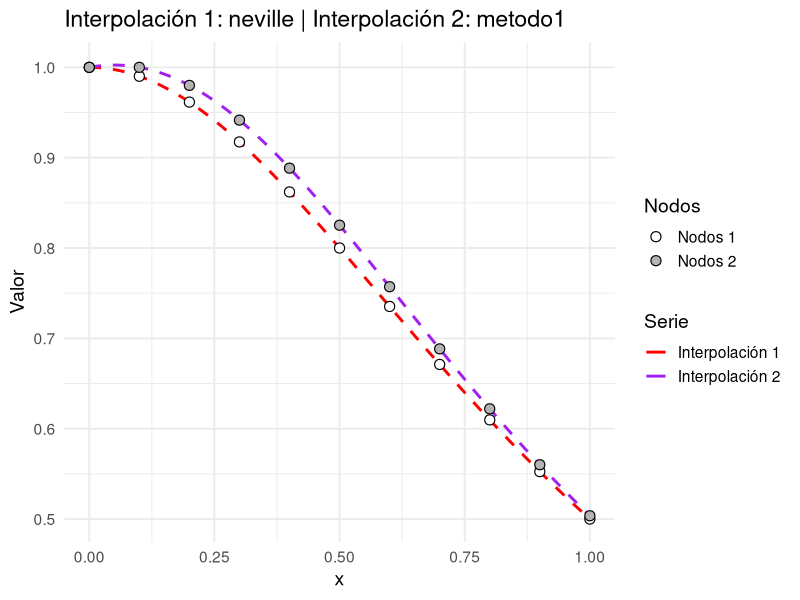
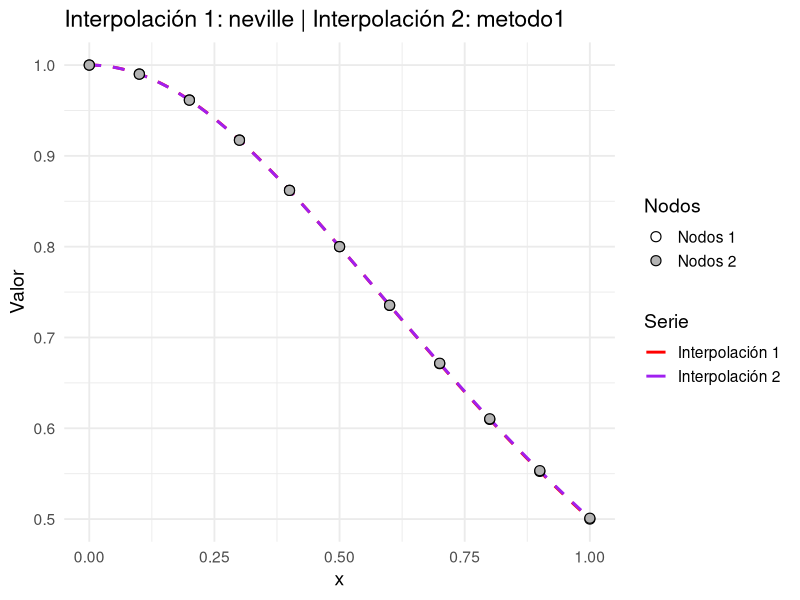
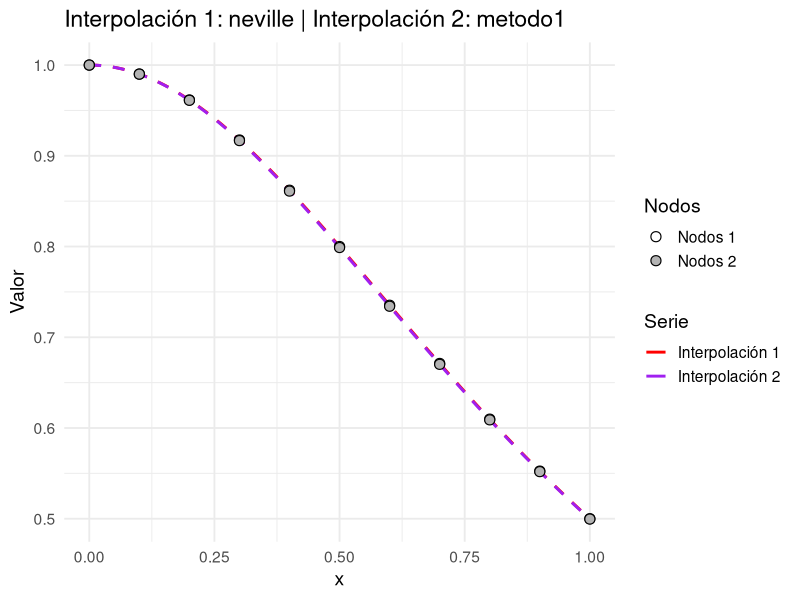
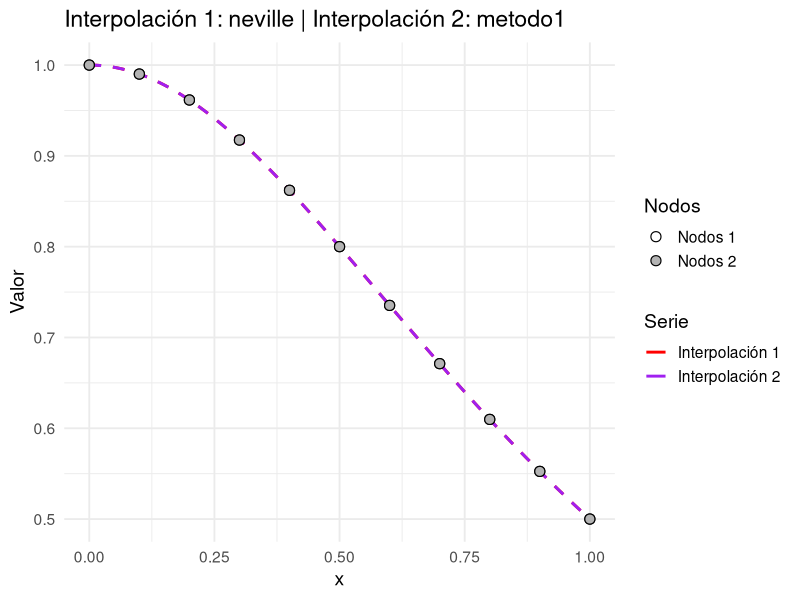
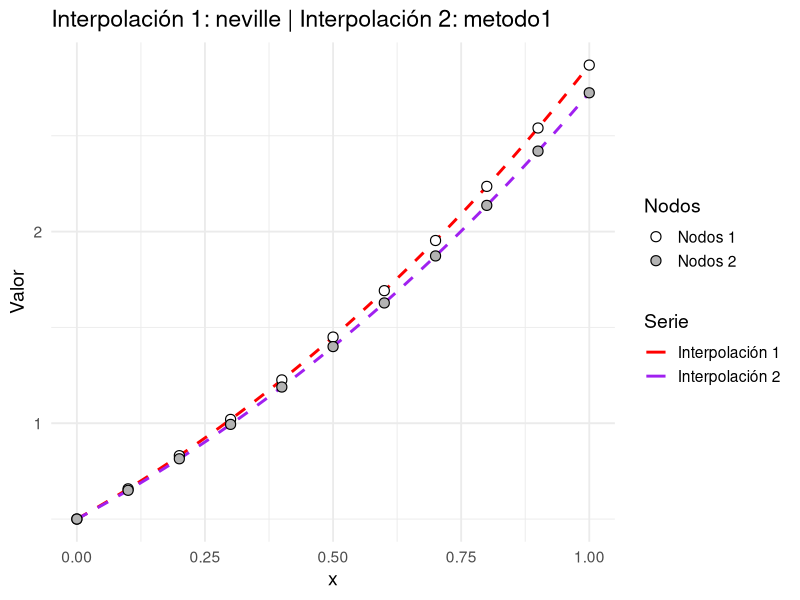
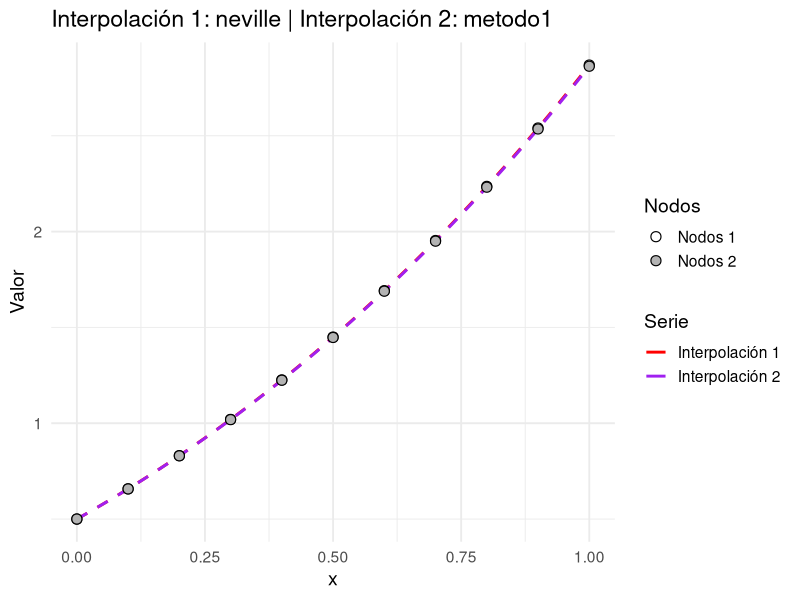
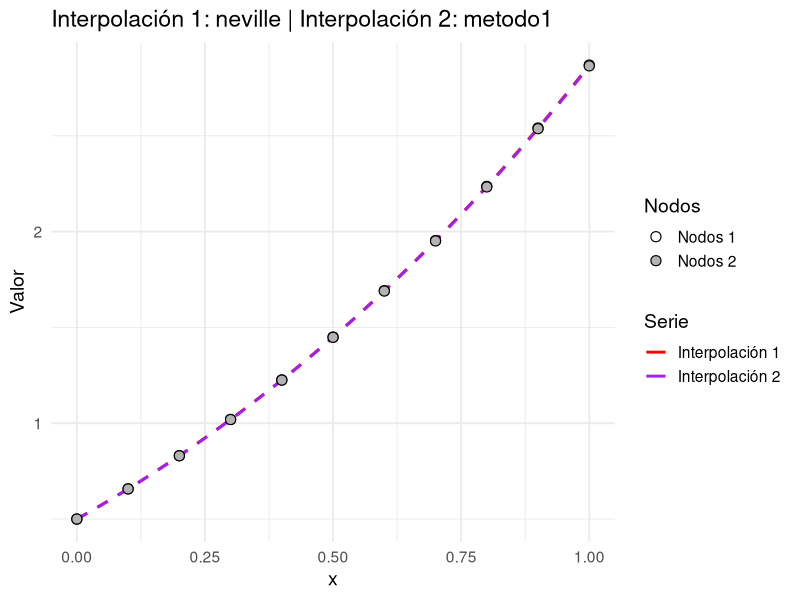
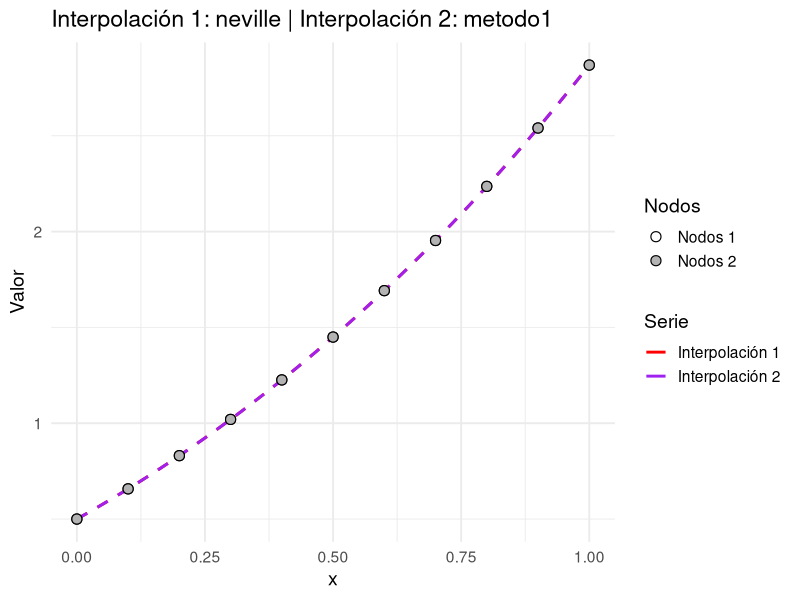

Source code (R) for these figures, in order:
## ---- chunk 1
#| include: false

library(tidyverse)
neville <- function(nodos, valores, x) {
  stopifnot(is.numeric(nodos),
            is.numeric(valores),
            length(nodos) == length(valores))
  n <- length(nodos)
  Q <- matrix(NA_real_, nrow = n, ncol = n)
  
  # Columna inicial con valores de Y
  Q[, 1] <-  valores
  
  # Construccion de la tabla de Neville
  for (i in 2:n) {
    for (j in 2:i) {
      numerador <- ((x - nodos[i - j + 1]) * Q[i, j - 1] - (x - nodos[i]) * Q[i -
                                                                                1, j - 1])
      denominador <- nodos[i] - nodos[i - j + 1]
      Q[i, j] <-  numerador / denominador
    }
  }
  return(list(valor = Q[n, n], tabla = Q))
}


graficar.polinomio <- function(nodos1,
                               a,
                               b,
                               metodo1,
                               f1 = NULL,
                               valores1 = NULL,
                               nodos2 = NULL,
                               metodo2 = metodo1,
                               f2 = NULL,
                               valores2 = NULL,
                               f.referencia = NULL) {
  stopifnot(is.numeric(nodos1), length(nodos1) >= 2)

  if (is.null(f1) == is.null(valores1)) {
    stop("Para el primer conjunto debe proveer exactamente uno: 'f1' o 'valores1'.")
  }

  tiene.segundo <- !is.null(nodos2)

  if (tiene.segundo) {
    stopifnot(is.numeric(nodos2), length(nodos2) >= 2)
    if (is.null(f2) == is.null(valores2)) {
      stop("Para el segundo conjunto debe proveer exactamente uno: 'f2' o 'valores2'.")
    }
  }

  if (!is.null(f1)) {
    stopifnot(is.function(f1))
    valores_nodos_1 <- f1(nodos1)
  } else {
    stopifnot(is.numeric(valores1), length(valores1) == length(nodos1))
    valores_nodos_1 <- valores1
  }

  if (tiene.segundo) {
    if (!is.null(f2)) {
      stopifnot(is.function(f2))
      valores_nodos_2 <- f2(nodos2)
    } else {
      stopifnot(is.numeric(valores2), length(valores2) == length(nodos2))
      valores_nodos_2 <- valores2
    }
  } else {
    valores_nodos_2 <- NULL
  }

  H1 <- function(x) {
    vapply(
      x,
      function(xx)
        metodo1(nodos1, valores_nodos_1, xx)$valor,
      numeric(1)
    )
  }

  if (tiene.segundo) {
    H2 <- function(x) {
      vapply(
        x,
        function(xx)
          metodo2(nodos2, valores_nodos_2, xx)$valor,
        numeric(1)
      )
    }
  } else {
    H2 <- NULL
  }

  xi <- seq(a, b, length.out = 400)

  fx1.col <- if (!is.null(f1)) f1(xi) else NA_real_

  if (tiene.segundo) {
    fx2.col <- if (!is.null(f2)) f2(xi) else NA_real_
  } else {
    fx2.col <- NA_real_
  }

  fx.ref.col <- if (!is.null(f.referencia)) {
    stopifnot(is.function(f.referencia))
    f.referencia(xi)
  } else {
    NA_real_
  }

  df_plot <- data.frame(
    x        = xi,
    H1x      = H1(xi),
    H2x      = if (tiene.segundo) H2(xi) else NA_real_,
    fx1      = fx1.col,
    fx2      = fx2.col,
    fx.ref   = fx.ref.col
  )

  df_nodos_1 <- data.frame(x = nodos1, y = valores_nodos_1)

  if (tiene.segundo) {
    df_nodos_2 <- data.frame(x = nodos2, y = valores_nodos_2)
  }

  p <- ggplot(df_plot, aes(x = x))
  
  if (!is.null(f.referencia)) {
    p <- p +
      geom_line(
        aes(y = fx.ref,
            color = "Referencia",
            linetype = "Referencia"),
        linewidth = 1
      )
  }

  if (!is.null(f1)) {
    p <- p +
      geom_line(
        aes(y = fx1,
            color = "Original 1",
            linetype = "Original 1"),
        linewidth = 1
      )
  }

  if (tiene.segundo && !is.null(f2)) {
    p <- p +
      geom_line(
        aes(y = fx2,
            color = "Original 2",
            linetype = "Original 2"),
        linewidth = 1
      )
  }

  p <- p +
    geom_line(
      aes(y = H1x,
          color = "Interpolación 1",
          linetype = "Interpolación 1"),
      linewidth = 1
    )

  if (tiene.segundo) {
    p <- p +
      geom_line(
        aes(y = H2x,
            color = "Interpolación 2",
            linetype = "Interpolación 2"),
        linewidth = 1
      )
  }

  p <- p +
    geom_point(
      data = df_nodos_1,
      aes(x = x, y = y, fill = "Nodos 1"),
      shape = 21,
      size = 3,
      stroke = .6,
      color = "black"
    )

  if (tiene.segundo) {
    p <- p +
      geom_point(
        data = df_nodos_2,
        aes(x = x, y = y, fill = "Nodos 2"),
        shape = 21,
        size = 3,
        stroke = .6,
        color = "black"
      )
  }

  p <- p +
    scale_color_manual(
      values = c(
        "Original 1"        = "blue",
        "Original 2"        = "darkgreen",
        "Interpolación 1"   = "red",
        "Interpolación 2"   = "purple",
        "Referencia"        = "orange"
      ),
      name = "Serie"
    ) +
    scale_linetype_manual(
      values = c(
        "Original 1"        = "solid",
        "Original 2"        = "solid",
        "Interpolación 1"   = "dashed",
        "Interpolación 2"   = "dashed",
        "Referencia"        = "solid"
      ),
      guide = "none"
    ) +
    scale_fill_manual(
      values = c(
        "Nodos 1" = "white",
        "Nodos 2" = "grey70"
      ),
      name = "Nodos"
    ) +
    labs(
      title = if (tiene.segundo) {
        paste0(
          "Interpolación 1: ",
          deparse(substitute(metodo1)),
          " | Interpolación 2: ",
          deparse(substitute(metodo2))
        )
      } else {
        paste0(
          "Interpolación por ",
          deparse(substitute(metodo1))
        )
      },
      y = "Valor",
      x = "x"
    ) +
    theme_minimal(base_size = 14)

  p
}

## ---- chunk 2
#| code-fold: true

metodo.euler <- function(a, b, N, alfa, f){
  h <- (b - a) / N
  t <- a
  w <- alfa
  T <- numeric(N + 1)
  W <- numeric(N + 1)
  T[1] <- t
  W[1] <- w
  for (i in 2:(N+1)) {
    W[i] <- W[i-1] + h*f(T[i-1],W[i-1])
    T[i] <- t + (i - 1)*h
  }
  
  tabla <- data.frame(t = T, w = W)
  
  return(list(t = T, w = W, tabla = tabla))
}
## ---- chunk 3
#| code-fold: true

metodo.euler.predictor.corrector <- function(a, b, N, alfa, f){
  h <- (b - a) / N
  t <- a
  w <- alfa
  T <- numeric(N + 1)
  W <- numeric(N + 1)
  T[1] <- t
  W[1] <- w
  for (i in 2:(N+1)) {
    W[i] <- W[i-1] + h*f(T[i-1],W[i-1]) #predictor
    T[i] <- T[i - 1] + h
    W[i] <- W[i-1] + (h/2)*(f(T[i-1], W[i-1]) + f(T[i], W[i])) #corrector
  }
  
  tabla <- data.frame(t = T, w = W)
  
  return(list(t = T, w = W, tabla = tabla))
}
## ---- chunk 4
#| code-fold: true

runge.kutta.punto.medio <- function(a, b, N, alfa, f){
  h <- (b - a) / N
  t <- a
  w <- alfa
  T <- numeric(N + 1)
  W <- numeric(N + 1)
  T[1] <- t
  W[1] <- w
  for (i in 2:(N+1)) {
    W[i] <- W[i-1] + h*f(T[i-1] + (h/2),W[i-1] + (h/2)*f(T[i-1], W[i-1])) #predictor
    T[i] <- T[i - 1] + h
  }
  
  tabla <- data.frame(t = T, w = W)
  
  return(list(t = T, w = W, tabla = tabla))
}
## ---- chunk 5
#| code-fold: true

runge.kutta.cuarto.orden <- function(a, b, N, alfa, f){
  h <- (b - a) / N
  t <- a
  w <- alfa
  T <- numeric(N + 1)
  W <- numeric(N + 1)
  T[1] <- t
  W[1] <- w
  for (i in 2:(N+1)) {
    k1 <- h*f(T[i-1], W[i-1])
    k2 <- h*f(T[i-1] + h/2, W[i-1] + k1/2)
    k3 <- h*f(T[i-1] + h/2, W[i-1] + k2/2)
    k4 <- h*f(T[i-1] + h, W[i-1] + k3)
    
    W[i] <- W[i-1] + (1/6)*(k1 + 2*k2 + 2*k3 + k4)
    T[i] <- T[i - 1] + h
  }
  
  tabla <- data.frame(t = T, w = W)
  
  return(list(t = T, w = W, tabla = tabla))
}
## ---- chunk 6
library(deSolve)
## ---- chunk 7
#| code-fold: true

p1.euler <- metodo.euler(0, 1, 10, 1, function(t, y) -2*t*y^2)
p1.euler.pc <- metodo.euler.predictor.corrector(0, 1, 10, 1, function(t, y) -2*t*y^2)
p1.rkpm <- runge.kutta.punto.medio(0, 1, 10, 1, function(t, y) -2*t*y^2)
p1.rk4o <- runge.kutta.cuarto.orden(0, 1, 10, 1, function(t, y) -2*t*y^2)

data.frame(nodos = p1.euler$t, euler = p1.euler$w, euler.pred.corrector = p1.euler.pc$w, runge.kutta.punto.medio = p1.rkpm$w, runge.kutta.cuarto.orden = p1.rk4o$w)
## ---- chunk 8
#| code-fold: true

p2.euler <- metodo.euler(0, 1, 10, 1/2, function(x, y) cos(x) + y)
p2.euler.pc <- metodo.euler.predictor.corrector(0, 1, 10, 1/2, function(x, y) cos(x) + y)
p2.rkpm <- runge.kutta.punto.medio(0, 1, 10, 1/2, function(x, y) cos(x) + y)
p2.rk4o <- runge.kutta.cuarto.orden(0, 1, 10, 1/2, function(x, y) cos(x) + y)

data.frame(nodos = p2.euler$t, euler = p2.euler$w, euler.pred.corrector = p2.euler.pc$w, runge.kutta.punto.medio = p2.rkpm$w, runge.kutta.cuarto.orden = p2.rk4o$w)
## ---- chunk 9
#| code-fold: true

p3.euler <- metodo.euler(0, 1, 10, 1, function(t, y)- ( t * sqrt(1 - y^2) ) / ( y * sqrt(1 - t^2) ))
p3.euler.pc <- metodo.euler.predictor.corrector(0, 1, 10, 1, function(t, y)- ( t * sqrt(1 - y^2) ) / ( y * sqrt(1 - t^2) ))
p3.rkpm <- runge.kutta.punto.medio(0, 1, 10, 1, function(t, y)- ( t * sqrt(1 - y^2) ) / ( y * sqrt(1 - t^2) ))
p3.rk4o <- runge.kutta.cuarto.orden(0, 1, 10, 1, function(t, y)- ( t * sqrt(1 - y^2) ) / ( y * sqrt(1 - t^2) ))

data.frame(nodos = p3.euler$t, euler = p3.euler$w, euler.pred.corrector = p3.euler.pc$w, runge.kutta.punto.medio = p3.rkpm$w, runge.kutta.cuarto.orden = p3.rk4o$w)
## ---- chunk 10
#| code-fold: true

edo <- function(t, y, parms) {
  dydt <- -2 * t * y^2
  list(dydt)
}

y0 <- 1
tiempos <- seq(0, 1, by = 0.1)

sol <- ode(y = y0, times = tiempos, func = edo, parms = NULL)
## ---- chunk 11
graficar.polinomio(sol[,1], 0, 1, neville, valores1 = sol[,2], nodos2 =  p1.euler$t, valores2 = p1.euler$w)
graficar.polinomio(sol[,1], 0, 1, neville, valores1 = sol[,2], nodos2 =  p1.euler.pc$t, valores2 = p1.euler.pc$w)
graficar.polinomio(sol[,1], 0, 1, neville, valores1 = sol[,2], nodos2 =  p1.rkpm$t, valores2 = p1.rkpm$w)
graficar.polinomio(sol[,1], 0, 1, neville, valores1 = sol[,2], nodos2 =  p1.rk4o$t, valores2 = p1.rk4o$w)
## ---- chunk 12
#| code-fold: true

edo <- function(t, y, parms) {
  dydt <- cos(t) + y
  list(dydt)
}

y0 <- 1/2
tiempos <- seq(0, 1, by = 0.1)

sol <- ode(y = y0, times = tiempos, func = edo, parms = NULL)
## ---- chunk 13
#| code-fold: true

graficar.polinomio(sol[,1], 0, 1, neville, valores1 = sol[,2], nodos2 =  p2.euler$t, valores2 = p2.euler$w)
graficar.polinomio(sol[,1], 0, 1, neville, valores1 = sol[,2], nodos2 =  p2.euler.pc$t, valores2 = p2.euler.pc$w)
graficar.polinomio(sol[,1], 0, 1, neville, valores1 = sol[,2], nodos2 =  p2.rkpm$t, valores2 = p2.rkpm$w)
graficar.polinomio(sol[,1], 0, 1, neville, valores1 = sol[,2], nodos2 =  p2.rk4o$t, valores2 = p2.rk4o$w)
## ---- chunk 14
#| code-fold: true

edo <- function(t, y, parms) {
  dydt <- - ( t * sqrt(1 - y^2) ) / ( y * sqrt(1 - t^2) )
  list(dydt)
}

y0 <- 1
tiempos <- seq(0, 0.999, by = 0.1)

sol <- ode(y = y0,
           times = tiempos,
           func = edo,
           parms = NULL)

sol

## ---- chunk 15
#| code-fold: true

graficar.polinomio(sol[,1], 0, 1, neville, valores1 = sol[,2], nodos2 =  p3.euler$t, valores2 = p3.euler$w)
graficar.polinomio(sol[,1], 0, 1, neville, valores1 = sol[,2], nodos2 =  p3.euler.pc$t, valores2 = p3.euler.pc$w)
graficar.polinomio(sol[,1], 0, 1, neville, valores1 = sol[,2], nodos2 =  p3.rkpm$t, valores2 = p3.rkpm$w)
graficar.polinomio(sol[,1], 0, 1, neville, valores1 = sol[,2], nodos2 =  p3.rk4o$t, valores2 = p3.rk4o$w)
## ---- chunk 16
#| code-fold: true

# Método de Euler Modificado (RK2)
euler_modificado <- function(f, a, b, y0, N) {
  h <- (b - a) / N
  t <- numeric(N + 1)
  y <- numeric(N + 1)
  t[1] <- a
  y[1] <- y0
  
  for (i in 1:N) {
    k1 <- f(t[i], y[i])
    k2 <- f(t[i] + h/2, y[i] + (h/2) * k1)
    y[i + 1] <- y[i] + h * k2
    t[i + 1] <- t[i] + h
  }
  
  data.frame(t = t, y = y)
}
## ---- chunk 17
#| code-fold: true

f1 <- function(t, y) {
  -2 * t * y^2
}

# Parámetros
a1 <- 0; b1 <- 1; y01 <- 1; N <- 20
res1 <- euler_modificado(f1, a1, b1, y01, N)

# Solución exacta: y(t) = 1 / (1 + t^2)
y1_exacta <- function(t) {
  1 / (1 + t^2)
}

# Graficar
plot(res1$t, y1_exacta(res1$t), type = "l", col = "blue", lwd = 2,
     main = "Problema 1: Euler Modificado vs Solución Exacta", xlab = "t", ylab = "y(t)")
lines(res1$t, res1$y, col = "red", lty = 2, lwd = 2)
legend("topright", legend = c("Exacta", "Euler Modificado"),
       col = c("blue", "red"), lty = c(1,2), lwd = 2)
## ---- chunk 18
#| code-fold: true

f2 <- function(t, y) {
  cos(t) + y
}

# Parámetros
a2 <- 0; b2 <- 1; y02 <- 0.5
res2 <- euler_modificado(f2, a2, b2, y02, N)

# No hay solución exacta elemental, graficamos solo la aproximada
plot(res2$t, res2$y, type = "l", col = "darkgreen", lwd = 2,
     main = "Problema 2: Euler Modificado", xlab = "t", ylab = "y(t)")
## ---- chunk 19
#| code-fold: true
f3 <- function(x, y) {
  if (is.na(x) || is.na(y) || is.nan(x) || is.nan(y)) return(NA)
  if ((1 - x^2) <= 0 || (1 - y^2) <= 0 || abs(y) < 1e-8) return(NA)
  
  - (x * sqrt(1 - y^2)) / (y * sqrt(1 - x^2))
}

a3 <- 0; b3 <- 1; y03 <- 0.9  # <- cambiado
res3 <- euler_modificado(f3, a3, b3, y03, N)

validos <- !is.na(res3$y)
plot(res3$t[validos], res3$y[validos], type = "l", col = "purple", lwd = 2,
     main = "Problema 3: Euler Modificado", xlab = "x", ylab = "y(x)")
## ---- chunk 20
#| code-fold: true
tercer.orden.huen <- function(a, b, N, alfa, f){
  h <- (b - a) / N
  t <- a
  w <- alfa
  T <- numeric(N + 1)
  W <- numeric(N + 1)
  T[1] <- t
  W[1] <- w
  for (i in 2:(N+1)) {
    k1 <- f(T[i-1], W[i-1])
    k2 <- f(T[i-1] + h/3, W[i-1] + k1*(h/3))
    k3 <- f(T[i-1] + (2/3)*h, W[i-1] + (2*h/3)*k2)

    W[i] <- W[i-1] + (h/4)*(k1 + 3*k3)
    T[i] <- T[i - 1] + h
  }
  
  tabla <- data.frame(t = T, w = W)
  
  return(list(t = T, w = W, tabla = tabla))
}
## ---- chunk 21
#| code-fold: true

p1 <- tercer.orden.huen(0, 1, 10, 1, function(x, y) -2*x*y^2)
p1$tabla

graficar.polinomio(p1$t, 0, 1, neville, valores1 = p1$w, f.referencia = function(t) 1 / (1 + t^2))
## ---- chunk 22
#| code-fold: true

p2 <- tercer.orden.huen(0, 1, 10, 1/2, function(x, y) cos(x) + y)
p1$tabla

graficar.polinomio(p1$t, 0, 1, neville, valores1 = p1$w, f.referencia = function(t) 1 / (1 + t^2))
## ---- chunk 23
#| code-fold: true

p3 <- tercer.orden.huen(0, 1, 10, 1, function(t, y)- ( t * sqrt(1 - y^2) ) / ( y * sqrt(1 - t^2) ))
p3$tabla

graficar.polinomio(p3$t, 0, 1, neville, valores1 = p3$w, f.referencia = function(x) 1)
## ---- chunk 24
#| code-fold: true

# Método de Euler Modificado (RK2)
runge_kutta_3 <- function(f, a, b, y0, N) {
  h <- (b - a) / N
  t <- numeric(N + 1)
  y <- numeric(N + 1)
  t[1] <- a
  y[1] <- y0
  
  for (i in 1:N) {
    k1 <- f(t[i], y[i])
    k2 <- f(t[i] + h/2, y[i] + h/2 * k1)
    k3 <- f(t[i] + h, y[i] - h * k1 + 2 * h * k2)
    y[i + 1] <- y[i] + h / 6 * (k1 + 4 * k2 + k3)
    t[i + 1] <- t[i] + h
  }
  
  data.frame(t = t, y = y)
}
## ---- chunk 25
#| code-fold: true

# Función del problema 1
f1 <- function(t, y) {
  -2 * t * y^2
}

# Parámetros
a1 <- 0; b1 <- 1; y01 <- 1; N <- 20
res1 <- runge_kutta_3(f1, a1, b1, y01, N)

# Solución exacta: y(t) = 1 / (1 + t^2)
y1_exacta <- function(t) {
  1 / (1 + t^2)
}

# Graficar
plot(res1$t, y1_exacta(res1$t), type = "l", col = "blue", lwd = 2,
     main = "Problema 1: Runge-Kutta de 3er Orden vs Solución Exacta", xlab = "t", ylab = "y(t)")
lines(res1$t, res1$y, col = "red", lty = 2, lwd = 2)
legend("topright", legend = c("Exacta", "Runge-Kutta 3er Orden"),
       col = c("blue", "red"), lty = c(1,2), lwd = 2)
## ---- chunk 26
#| code-fold: true

# Función del problema 2
f2 <- function(t, y) {
  cos(t) + y
}

# Parámetros
a2 <- 0; b2 <- 1; y02 <- 0.5
res2 <- runge_kutta_3(f2, a2, b2, y02, N)

# No hay solución exacta elemental, graficamos solo la aproximada
plot(res2$t, res2$y, type = "l", col = "darkgreen", lwd = 2,
     main = "Problema 2: Runge-Kutta de 3er Orden", xlab = "t", ylab = "y(t)")
## ---- chunk 27
#| code-fold: true

# Función del problema 3
f3 <- function(x, y) {
  if (is.na(x) || is.na(y) || is.nan(x) || is.nan(y)) return(NA)
  if ((1 - x^2) <= 0 || (1 - y^2) <= 0 || abs(y) < 1e-8) return(NA)
  
  - (x * sqrt(1 - y^2)) / (y * sqrt(1 - x^2))
}

# Parámetros
a3 <- 0; b3 <- 1; y03 <- 0.9
res3 <- runge_kutta_3(f3, a3, b3, y03, N)

# Graficar, filtrando NA
validos <- !is.na(res3$y)
plot(res3$t[validos], res3$y[validos], type = "l", col = "purple", lwd = 2,
     main = "Problema 3: Runge-Kutta de 3er Orden", xlab = "x", ylab = "y(x)")
## ---- chunk 28
#| code-fold: true

exp_matriz <- function(A, t) {
  eig <- eigen(A)
  C <- eig$vectors
  D <- diag(exp(t * eig$values))
  C %*% D %*% solve(C)
}

A <- matrix(c(3, -1, -2, 2), nrow = 2, byrow = TRUE)
t <- 1
exp_matriz(A, t)
## ---- chunk 29
#| code-fold: true

resolver.sistema.diferencial <- function(A, condiciones.iniciales, t.puntos) {
  nombres <- sapply(condiciones.iniciales, function(x) as.character(x[[1]]))
  B <- matrix(as.numeric(sapply(condiciones.iniciales, function(x) x[[2]])), ncol = 1)
  sol.mat <- sapply(t.puntos, function(t) exp_matriz(A, t) %*% B)
  if (is.vector(sol.mat)) sol.mat <- matrix(sol.mat, nrow = nrow(A))
  rownames(sol.mat) <- nombres
  soluciones <- lapply(seq_len(nrow(sol.mat)), function(i) as.numeric(sol.mat[i, ]))
  names(soluciones) <- nombres
  list(tiempos = t.puntos, soluciones = soluciones)
}

A <- matrix(c(3, -1, -2, 2), nrow = 2, byrow = TRUE)
condiciones <- list(list("x1", 90), list("x2", 150))
t.grid <- seq(0, 1, by = 0.1)
res <- resolver.sistema.diferencial(A, condiciones, t.grid)
data.frame(t = res$tiempos, do.call(cbind, res$soluciones))

## ---- chunk 30
#| code-fold: true

A <- matrix(c(3,-2,0,-2,3,0,0,0,5), 3, 3, byrow = TRUE)
cond <- list(list("x1",2), list("x2",1), list("x3",3))
ts <- seq(0, 1, by = 0.1)
res <- resolver.sistema.diferencial(A, cond, ts)
data.frame(t = res$tiempos, do.call(cbind, res$soluciones))
